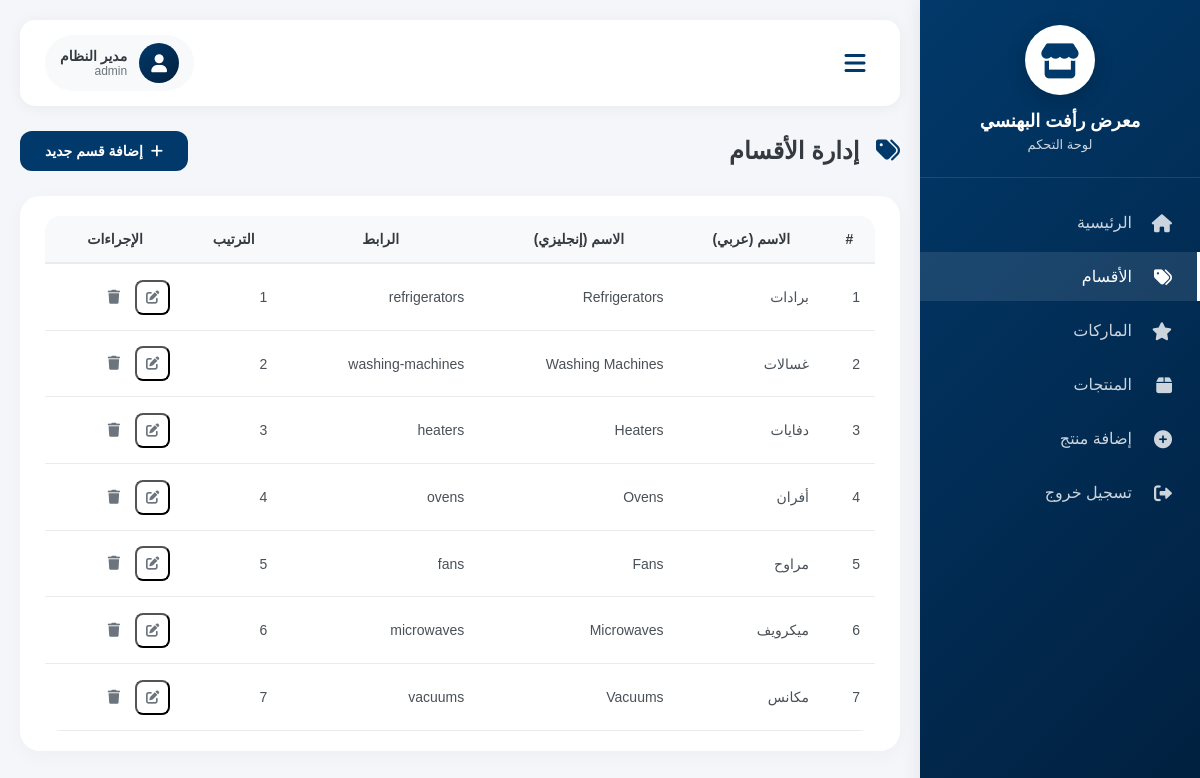
Screenshot of /admin/dashboard.php?page=categories (signed in) with the database file from the repository.
### tables this page shows
CREATE TABLE categories (
    id INT AUTO_INCREMENT PRIMARY KEY,
    name_ar VARCHAR(100) NOT NULL,
    name_en VARCHAR(100) NOT NULL,
    slug VARCHAR(100) UNIQUE NOT NULL,
    icon VARCHAR(50),
    sort_order INT DEFAULT 0,
    created_at TIMESTAMP DEFAULT CURRENT_TIMESTAMP
);

### admin/dashboard.php (the view, shortened to what this page needs)
<?php
require_once '../config/database.php';
$page = isset($_GET['page']) ? $_GET['page'] : 'dashboard';
$categories = $pdo->query("SELECT * FROM categories ORDER BY sort_order")->fetchAll();
$stats = [];
$stmt = $pdo->query("SELECT COUNT(*) FROM products WHERE is_active = 1");
$stats['products'] = $stmt->fetchColumn() ?: 0;
$stmt = $pdo->query("SELECT COUNT(*) FROM categories");
$stats['categories'] = $stmt->fetchColumn() ?: 0;
$stmt = $pdo->query("SELECT COUNT(*) FROM brands");
$stats['brands'] = $stmt->fetchColumn() ?: 0;
$stmt = $pdo->query("SELECT COUNT(*) FROM users");
$stats['users'] = $stmt->fetchColumn() ?: 0;
$latest_products = $pdo->query("
    SELECT p.*, c.name_ar as category_name, b.name_ar as brand_name
    FROM products p
    JOIN categories c ON p.category_id = c.id
    JOIN brands b ON p.brand_id = b.id
    WHERE p.is_active = 1
    ORDER BY p.created_at DESC
    LIMIT 5
")->fetchAll();
?>
<!DOCTYPE html>
<html lang="ar" dir="rtl">
<head>
    <link rel="stylesheet" href="https://cdnjs.cloudflare.com/ajax/libs/font-awesome/6.0.0-beta3/css/all.min.css">
</head>
<body>
    <div class="sidebar" id="sidebar">
        <div class="sidebar-header">
            <div class="logo-circle">
                <i class="fas fa-store"></i>
            </div>
            <h3>معرض رأفت البهنسي</h3>
            <p>لوحة التحكم</p>
        </div>
        <div class="sidebar-menu">
            <ul>
                <li class="<?php echo $page == 'dashboard' ? 'active' : ''; ?>">
                    <a href="?page=dashboard">
                        <i class="fas fa-home"></i>
                        <span>الرئيسية</span>
                    </a>
                </li>
                <li class="<?php echo $page == 'categories' ? 'active' : ''; ?>">
                    <a href="?page=categories">
                        <i class="fas fa-tags"></i>
                        <span>الأقسام</span>
                    </a>
                </li>
                <li class="<?php echo $page == 'brands' ? 'active' : ''; ?>">
                    <a href="?page=brands">
                        <i class="fas fa-star"></i>
                        <span>الماركات</span>
                    </a>
                </li>
                <li class="<?php echo $page == 'products' ? 'active' : ''; ?>">
                    <a href="?page=products">
                        <i class="fas fa-box"></i>
                        <span>المنتجات</span>
                    </a>
                </li>
                <li class="<?php echo $page == 'add-product' ? 'active' : ''; ?>">
                    <a href="?page=add-product">
                        <i class="fas fa-plus-circle"></i>
                        <span>إضافة منتج</span>
                    </a>
                </li>
                <li>
                    <a href="logout.php">
                        <i class="fas fa-sign-out-alt"></i>
                        <span>تسجيل خروج</span>
                    </a>
                </li>
            </ul>
        </div>
    </div>
    <div class="main-content" id="mainContent">
        <div class="header">
            <div class="header-left">
                <button class="menu-toggle-btn" id="menuToggle">
                    <i class="fas fa-bars"></i>
                </button>
            </div>
            <div class="header-right">
                <div class="user-info">
                    <div class="user-avatar">
                        <i class="fas fa-user"></i>
                    </div>
                    <div class="user-details">
                        <div class="user-name"><?php echo $_SESSION['user_name'] ?? 'مدير النظام'; ?></div>
                        <div class="user-role"><?php echo $_SESSION['user_role'] ?? 'admin'; ?></div>
                    </div>
                </div>
            </div>
        </div>
        <div class="content">
            <?php if ($page == 'dashboard'): ?>
                <h1 class="page-title">
                    <i class="fas fa-tachometer-alt"></i>
                    مرحباً <?php echo $_SESSION['user_name'] ?? 'مدير النظام'; ?> 👋
                </h1>
                <div class="stats-grid">
                    <div class="stat-card">
                        <div class="stat-icon" style="background: #01396A;">
                            <i class="fas fa-box"></i>
                        </div>
                        <div class="stat-details">
                            <h3><?php echo $stats['products']; ?></h3>
                            <p>إجمالي المنتجات</p>
                        </div>
                    </div>
                    <div class="stat-card">
                        <div class="stat-icon" style="background: #28a745;">
                            <i class="fas fa-tags"></i>
                        </div>
                        <div class="stat-details">
                            <h3><?php echo $stats['categories']; ?></h3>
                            <p>الأقسام</p>
                        </div>
                    </div>
                    <div class="stat-card">
                        <div class="stat-icon" style="background: #ffc107;">
                            <i class="fas fa-star"></i>
                        </div>
                        <div class="stat-details">
                            <h3><?php echo $stats['brands']; ?></h3>
                            <p>الماركات</p>
                        </div>
                    </div>
                    <div class="stat-card">
                        <div class="stat-icon" style="background: #17a2b8;">
                            <i class="fas fa-users"></i>
                        </div>
                        <div class="stat-details">
                            <h3><?php echo $stats['users']; ?></h3>
                            <p>المستخدمين</p>
                        </div>
                    </div>
                </div>
                <div class="card">
                    <div class="card-header">
                        <h2><i class="fas fa-clock"></i> أحدث المنتجات</h2>
                        <a href="?page=products" class="btn btn-primary btn-sm">
                            <i class="fas fa-arrow-left"></i> عرض الكل
                        </a>
                    </div>
                    <div class="card-body">
                        <?php if (empty($latest_products)): ?>
                            <div class="empty-state">
                                <i class="fas fa-box-open"></i>
                                <p>لا توجد منتجات حالياً</p>
                                <a href="?page=add-product" class="btn btn-primary">
                                    <i class="fas fa-plus"></i> إضافة منتج جديد
                                </a>
                            </div>
                        <?php else: ?>
                            <div class="table-container">
                                <table class="table">
                                    <thead>
                                        <tr>
                                            <th>الصورة</th>
                                            <th>اسم المنتج</th>
                                            <th>القسم</th>
                                            <th>الماركة</th>
                                            <th>تاريخ الإضافة</th>
                                            <th>الإجراءات</th>
                                        </tr>
                                    </thead>
                                    <tbody>
                                        <?php foreach ($latest_products as $product): ?>
                                        <tr>
                                            <td>
                                                <?php if ($product['image'] && file_exists("uploads/products/" . $product['image'])): ?>
                                                    <img src="uploads/products/<?php echo $product['image']; ?>" width="50" height="50" style="object-fit: cover; border-radius: 10px;">
                                                <?php else: ?>
                                                    <div style="width: 50px; height: 50px; background: #f0f0f0; border-radius: 10px; display: flex; align-items: center; justify-content: center;">
                                                        <i class="fas fa-image" style="color: #ccc;"></i>
                                                    </div>
                                                <?php endif; ?>
                                            </td>
                                            <td><?php echo htmlspecialchars($product['name_ar']); ?></td>
                                            <td><?php echo htmlspecialchars($product['category_name']); ?></td>
                                            <td><?php echo htmlspecialchars($product['brand_name']); ?></td>
                                            <td><?php echo date('Y-m-d', strtotime($product['created_at'])); ?></td>
                                            <td>
                                                <button class="btn-icon" onclick='editProduct(<?php echo json_encode($product); ?>)' title="تعديل">
                                                    <i class="fas fa-edit"></i>
                                                </button>
                                                <a href="?delete_product=<?php echo $product['id']; ?>" class="btn-icon" title="حذف" onclick="return confirm('هل أنت متأكد؟')">
                                                    <i class="fas fa-trash"></i>
                                                </a>
                                            </td>
                                        </tr>
                                        <?php endforeach; ?>
                                    </tbody>
                                </table>
                            </div>
                        <?php endif; ?>
                    </div>
                </div>
            <?php elseif ($page == 'categories'): ?>
                <div class="page-header">
                    <h1 class="page-title"><i class="fas fa-tags"></i> إدارة الأقسام</h1>
                    <button class="btn btn-primary" onclick="openModal('addCategoryModal')">
                        <i class="fas fa-plus"></i> إضافة قسم جديد
                    </button>
                </div>
                <div class="card">
                    <div class="card-body">
                        <div class="table-container">
                            <table class="table">
                                <thead>
                                    <tr>
                                        <th>#</th>
                                        <th>الاسم (عربي)</th>
                                        <th>الاسم (إنجليزي)</th>
                                        <th>الرابط</th>
                                        <th>الترتيب</th>
                                        <th>الإجراءات</th>
                                    </tr>
                                </thead>
                                <tbody>
                                    <?php foreach ($categories as $index => $cat): ?>
                                    <tr>
                                        <td><?php echo $index + 1; ?></td>
                                        <td><?php echo $cat['name_ar']; ?></td>
                                        <td><?php echo $cat['name_en']; ?></td>
                                        <td><?php echo $cat['slug']; ?></td>
                                        <td><?php echo $cat['sort_order']; ?></td>
                                        <td>
                                            <button class="btn-icon" onclick='editCategory(<?php echo json_encode($cat); ?>)' title="تعديل">
                                                <i class="fas fa-edit"></i>
                                            </button>
                                            <a href="?delete_category=<?php echo $cat['id']; ?>&page=categories" class="btn-icon" title="حذف" onclick="return confirm('هل أنت متأكد؟')">
                                                <i class="fas fa-trash"></i>
                                            </a>
                                        </td>
                                    </tr>
                                    <?php endforeach; ?>
                                </tbody>
                            </table>
                        </div>
                    </div>
                </div>
            <?php endif; ?>
        </div>
    </div>
</body>
</html>

### rows the page displays
categories: name_ar "برادات", name_en "Refrigerators", slug "refrigerators", sort_order "1"
categories: name_ar "غسالات", name_en "Washing Machines", slug "washing-machines", sort_order "2"
categories: name_ar "دفايات", name_en "Heaters", slug "heaters", sort_order "3"
categories: name_ar "أفران", name_en "Ovens", slug "ovens", sort_order "4"
categories: name_ar "مراوح", name_en "Fans", slug "fans", sort_order "5"
categories: name_ar "ميكرويف", name_en "Microwaves", slug "microwaves", sort_order "6"
categories: name_ar "مكانس", name_en "Vacuums", slug "vacuums", sort_order "7"

### other values shown
$_SESSION['user_name'] "مدير النظام"
$_SESSION['user_role'] "admin"
